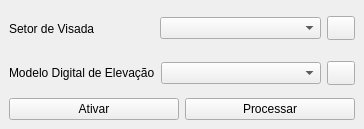
<?xml version="1.0" encoding="UTF-8"?>
<ui version="4.0">
 <class>VisibilityAnalysisDockWidget</class>
 <widget class="QDockWidget" name="VisibilityAnalysisDockWidget">
  <property name="geometry">
   <rect>
    <x>0</x>
    <y>0</y>
    <width>347</width>
    <height>129</height>
   </rect>
  </property>
  <property name="sizePolicy">
   <sizepolicy hsizetype="MinimumExpanding" vsizetype="MinimumExpanding">
    <horstretch>0</horstretch>
    <verstretch>0</verstretch>
   </sizepolicy>
  </property>
  <property name="windowTitle">
   <string>Análise de Visibilidade</string>
  </property>
  <widget class="QWidget" name="dockWidgetContents">
   <property name="sizePolicy">
    <sizepolicy hsizetype="MinimumExpanding" vsizetype="MinimumExpanding">
     <horstretch>0</horstretch>
     <verstretch>0</verstretch>
    </sizepolicy>
   </property>
   <layout class="QGridLayout" name="gridLayout">
    <item row="1" column="0">
     <layout class="QHBoxLayout" name="horizontalLayout_4">
      <property name="sizeConstraint">
       <enum>QLayout::SetFixedSize</enum>
      </property>
      <item>
       <widget class="QLabel" name="label_4">
        <property name="sizePolicy">
         <sizepolicy hsizetype="MinimumExpanding" vsizetype="MinimumExpanding">
          <horstretch>0</horstretch>
          <verstretch>0</verstretch>
         </sizepolicy>
        </property>
        <property name="text">
         <string>Modelo Digital de Elevação</string>
        </property>
       </widget>
      </item>
      <item>
       <widget class="QgsMapLayerComboBox" name="elevationModelMapLayerComboBox">
        <property name="sizePolicy">
         <sizepolicy hsizetype="MinimumExpanding" vsizetype="Fixed">
          <horstretch>0</horstretch>
          <verstretch>0</verstretch>
         </sizepolicy>
        </property>
        <property name="minimumSize">
         <size>
          <width>160</width>
          <height>0</height>
         </size>
        </property>
        <property name="maximumSize">
         <size>
          <width>500</width>
          <height>16777215</height>
         </size>
        </property>
        <property name="toolTip">
         <string>Select the polygon flag layer</string>
        </property>
       </widget>
      </item>
      <item>
       <widget class="QPushButton" name="refreshElevationModelPushButton">
        <property name="sizePolicy">
         <sizepolicy hsizetype="MinimumExpanding" vsizetype="MinimumExpanding">
          <horstretch>0</horstretch>
          <verstretch>0</verstretch>
         </sizepolicy>
        </property>
        <property name="minimumSize">
         <size>
          <width>28</width>
          <height>24</height>
         </size>
        </property>
        <property name="maximumSize">
         <size>
          <width>28</width>
          <height>24</height>
         </size>
        </property>
        <property name="text">
         <string/>
        </property>
        <property name="icon">
         <iconset resource="../resources.qrc">
          <normaloff>:/plugins/EBGeo/icons/reload.png</normaloff>:/plugins/EBGeo/icons/reload.png</iconset>
        </property>
       </widget>
      </item>
     </layout>
    </item>
    <item row="0" column="0">
     <layout class="QHBoxLayout" name="horizontalLayout_2">
      <property name="sizeConstraint">
       <enum>QLayout::SetFixedSize</enum>
      </property>
      <item>
       <widget class="QLabel" name="label_2">
        <property name="sizePolicy">
         <sizepolicy hsizetype="MinimumExpanding" vsizetype="MinimumExpanding">
          <horstretch>0</horstretch>
          <verstretch>0</verstretch>
         </sizepolicy>
        </property>
        <property name="text">
         <string>Setor de Visada</string>
        </property>
       </widget>
      </item>
      <item>
       <widget class="QgsMapLayerComboBox" name="targetSectorMapLayerComboBox">
        <property name="sizePolicy">
         <sizepolicy hsizetype="MinimumExpanding" vsizetype="Fixed">
          <horstretch>0</horstretch>
          <verstretch>0</verstretch>
         </sizepolicy>
        </property>
        <property name="minimumSize">
         <size>
          <width>160</width>
          <height>0</height>
         </size>
        </property>
        <property name="maximumSize">
         <size>
          <width>500</width>
          <height>16777215</height>
         </size>
        </property>
        <property name="toolTip">
         <string>Select the polygon flag layer</string>
        </property>
        <property name="placeholderText">
         <string>Criar uma nova camada</string>
        </property>
       </widget>
      </item>
      <item>
       <widget class="QPushButton" name="makeLayerTargetSectorPushButton">
        <property name="sizePolicy">
         <sizepolicy hsizetype="MinimumExpanding" vsizetype="MinimumExpanding">
          <horstretch>0</horstretch>
          <verstretch>0</verstretch>
         </sizepolicy>
        </property>
        <property name="minimumSize">
         <size>
          <width>28</width>
          <height>24</height>
         </size>
        </property>
        <property name="maximumSize">
         <size>
          <width>28</width>
          <height>24</height>
         </size>
        </property>
        <property name="text">
         <string/>
        </property>
        <property name="icon">
         <iconset resource="../resources.qrc">
          <normaloff>:/plugins/EBGeo/icons/criarCamada.png</normaloff>:/plugins/EBGeo/icons/criarCamada.png</iconset>
        </property>
       </widget>
      </item>
     </layout>
    </item>
    <item row="2" column="0">
     <layout class="QHBoxLayout" name="horizontalLayout_5">
      <item>
       <widget class="QPushButton" name="ativarButton">
        <property name="enabled">
         <bool>true</bool>
        </property>
        <property name="sizePolicy">
         <sizepolicy hsizetype="MinimumExpanding" vsizetype="Fixed">
          <horstretch>0</horstretch>
          <verstretch>0</verstretch>
         </sizepolicy>
        </property>
        <property name="text">
         <string>Ativar</string>
        </property>
        <property name="checkable">
         <bool>true</bool>
        </property>
        <property name="checked">
         <bool>false</bool>
        </property>
       </widget>
      </item>
      <item>
       <widget class="QPushButton" name="processarButton">
        <property name="sizePolicy">
         <sizepolicy hsizetype="MinimumExpanding" vsizetype="Fixed">
          <horstretch>0</horstretch>
          <verstretch>0</verstretch>
         </sizepolicy>
        </property>
        <property name="text">
         <string>Processar</string>
        </property>
       </widget>
      </item>
     </layout>
    </item>
   </layout>
  </widget>
 </widget>
 <customwidgets>
  <customwidget>
   <class>QgsMapLayerComboBox</class>
   <extends>QComboBox</extends>
   <header>qgsmaplayercombobox.h</header>
  </customwidget>
 </customwidgets>
 <resources>
  <include location="../resources.qrc"/>
 </resources>
 <connections/>
</ui>
